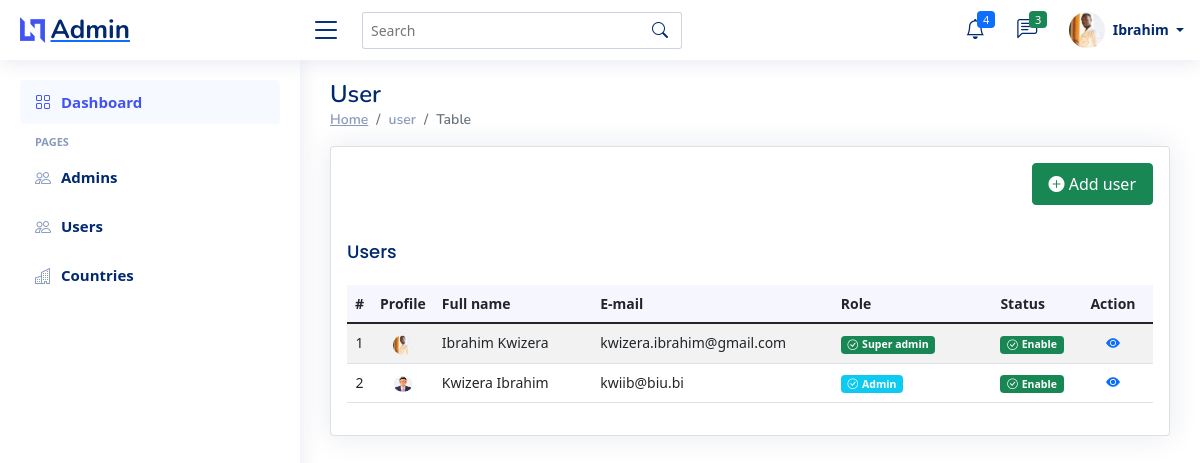
The page /admin/index.php?page=pages/users/admins/index (signed in) on the database its author committed.
### tables this page shows
CREATE TABLE `users` (
  `id` int(11) NOT NULL,
  `fname` varchar(100) NOT NULL,
  `lname` varchar(100) NOT NULL,
  `email` varchar(45) NOT NULL,
  `contact_no` varchar(45) NOT NULL,
  `country` varchar(255) NOT NULL,
  `address` text NOT NULL,
  `password` varchar(255) NOT NULL,
  `role_as` tinyint(4) NOT NULL DEFAULT 0,
  `status` tinyint(4) NOT NULL DEFAULT 1,
  `image` varchar(255) NOT NULL DEFAULT 'avatar.jpg',
  `about` text NOT NULL DEFAULT 'Bio.........',
  `created_at` datetime NOT NULL DEFAULT current_timestamp()
);

### functions/fonction.php (called while the page is built, shortened)
<?php
	function getAdmins($table){
		global $con;
		$query = "SELECT * FROM  $table WHERE role_as = 1 OR role_as = 2 ";
		return $query_run= mysqli_query($con,$query);
	}
?>

### admin/pages/users/admins/index.php (the view, shortened to what this page needs)
<div class="pagetitle">
   <h1>User</h1>
   <nav>
      <ol class="breadcrumb">
         <li class="breadcrumb-item"><a href="index.php?page=dashboard">Home</a>
         <li class="breadcrumb-item ">user</li>
         <li class="breadcrumb-item active">Table</li>
      </ol>
   </nav>
</div>
<section class="section dashboard">
      <div class="row">
         <div class="col-lg-12">
            <div class="row">
               <div class="col-12">
                  <div class="card recent-sales overflow-auto">
                     <div class="card-heard mx-3 mt-3">
                        <a class="nav-link collapsed btn btn-success float-end text-white"
                           href="index.php?page=pages/users/admins/create-user">
                           <i class="bi bi-plus-circle-fill"></i> <span>Add user</span>
                        </a>
                     </div>
                     <div class="card-body">
                        <h5 class="card-title">Users</h5>
                        <table class="table table-striped" id="example">
                           <thead>
                              <tr>
                                <th scope="col" width="3%" class="text-center">#</th>
                                <th scope="col" width="7%" class="text-center" >Profile</th>
                                <th scope="col" width="20%"class="">Full name</th>
                                <th scope="col" width="30%"class="">E-mail</th>
                                <th scope="col" width="20%"class="">Role</th>
                                <th scope="col" width="10%"class="">Status</th>
                                <th scope="col" width="10%" class="text-center" >Action </th>
                              </tr>
                           </thead>
                           <tbody>
                              <?php
                                 $users = getAdmins('users');
                                 $count = 1;
                                 if(mysqli_num_rows($users) > 0){
                                    foreach($users as $row){
                                       ?>
                                          <tr>
                                             <td class="text-center"><?= $count ?></td>
                                             <td class="text-center">
                                                <img class="" src="../assets/img/avatars/profile/<?= $row['image'] ?>"
                                                   alt="" height="20" width="20" style="border-radius: 50px;" >
                                             </td>
                                             <td class=""><?= $row['fname']." ".$row['lname'] ?> </td>
                                             <td class=""><?= $row['email'] ?> </td>
                                             <td class="">
                                                <?php
                                                   if($row['role_as'] == 1){
                                                      ?>
                                                         <span class='badge bg-success'><i class="bi bi-check-circle me-1"></i><?= 'Super admin'?></span>
                                                      <?php
                                                   }else if($row['role_as'] == 2){
                                                      ?>
                                                         <span class='badge bg-info'><i class="bi bi-check-circle me-1"></i><?= 'Admin'?></span>
                                                      <?php
                                                   }else{
                                                      ?>
                                                         <span class='badge bg-success'><i class="bi bi-check-circle me-1"></i><?= 'Visitor'?></span>
                                                      <?php
                                                   }
                                                ?>
                                             </td>
                                             <td class="">
                                                <?php
                                                   if($row['status'] == 1){
                                                      ?>
                                                         <span class='badge bg-success'><i class="bi bi-check-circle me-1"></i><?= 'Enable'?></span>
                                                      <?php
                                                   }else{
                                                      ?>
                                                         <span class='badge bg-danger'><i class="bi bi-x-octagon me-1"></i><?= 'Disable'?></span>
                                                      <?php
                                                   }
                                                ?>
                                             </td>
                                             <td class="text-center">
                                                <a class="text-primary text-center"
                                                   href="index.php?page=pages/users/user-profile&id=<?=$row['id'];?>">
                                                      <i class="bi bi-eye-fill"></i>
                                                </a>
                                             </td>
                                          </tr>
                                          <?php $count = $count + 1 ?>
                                       <?php
                                    }
                                 }else{
                                    echo "No Record Found";
                                 }
                              ?>
                           </tbody>
                        </table>
                     </div>
                  </div>
               </div>
            </div>
         </div>
      </div>
</section>

### admin/index.php (shortened to what this page needs)
<?php
   include_once '../config/dbconnection.php';
   include_once '../functions/fonction.php';
?>
<!DOCTYPE html>
<html lang="en">
   <?php include 'includes/head.php' ?>
   <body>
      <?php include 'includes/header.php' ?>
      <?php include 'includes/sidebar.php' ?>
      <main id="main" class="main">
         <?php
            $page = isset($_GET['page']) ? $_GET['page'] : 'dashboard';
            include $page.'.php';
         ?>
      </main>
    </body>
</html>

### admin/includes/head.php (shortened to what this page needs)
<head>
    <link href="../assets/css/bootstrap.min.css" rel="stylesheet">
    <link href="../assets/css/bootstrap-icons.css" rel="stylesheet">
    <link href="../assets/css/boxicons.min.css" rel="stylesheet">
    <link href="../assets/css/quill.snow.css" rel="stylesheet">
    <link href="../assets/css/quill.bubble.css" rel="stylesheet">
    <link href="../assets/css/remixicon.css" rel="stylesheet">
    <link href="../assets/css/style.css" rel="stylesheet">
    <link rel="stylesheet" href="//cdn.jsdelivr.net/npm/alertifyjs@1.13.1/build/css/alertify.min.css"/>
    <link rel="stylesheet" href="//cdn.jsdelivr.net/npm/alertifyjs@1.13.1/build/css/themes/bootstrap.min.css"/>
</head>

### admin/includes/header.php
<header id="header" class="header fixed-top d-flex align-items-center">
   <div class="d-flex align-items-center justify-content-between">
      <a href="index.php?page=dashboard" class="logo d-flex align-items-center">
         <img src="../assets/img/logo.png" alt="">
         <span class="d-none d-lg-block">Admin</span>
      </a>
      <i class="bi bi-list toggle-sidebar-btn"></i>
   </div>
   <div class="search-bar">
      <form class="search-form d-flex align-items-center" method="POST" action="#">
         <input type="text" name="query" placeholder="Search" title="Enter search keyword">
         <button type="submit" title="Search">
            <i class="bi bi-search"></i>
         </button>
      </form>
   </div>
   <?php include 'navbar.php'; ?>
</header>

### admin/includes/navbar.php (shortened to what this page needs)
<nav class="header-nav ms-auto">
   <ul class="d-flex align-items-center">
      <li class="nav-item dropdown">
         <a class="nav-link nav-icon" href="#" data-bs-toggle="dropdown">
            <i class="bi bi-bell"></i>
            <span class="badge bg-primary badge-number">
               4
            </span>
         </a>
      </li>
      <li class="nav-item dropdown">
         <a class="nav-link nav-icon" href="#" data-bs-toggle="dropdown">
            <i class="bi bi-chat-left-text"></i>
            <span class="badge bg-success badge-number">
               3
            </span>
         </a>
      </li>
      <li class="nav-item dropdown pe-3">
         <?php
               if(isset($_SESSION['auth'])){
                  ?>
                     <a class="nav-link nav-profile d-flex align-items-center pe-0" href="#" data-bs-toggle="dropdown">
                        <img src="../assets/img/avatars/profile/<?= $_SESSION['auth_user']['image'] ?>" alt="Profile" class="rounded-circle">
                        <span class="d-none d-md-block dropdown-toggle ps-2">
                           <?= $_SESSION['auth_user']['fname'] ?>
                        </span>
                     </a>
                  <?php
               }
         ?>
      </li>
   </ul>
</nav>

### admin/includes/sidebar.php
<aside id="sidebar" class="sidebar">
   <ul class="sidebar-nav" id="sidebar-nav">
      <li class="nav-item">
         <a class="nav-link " href="index.php?page=dashboard">
            <i class="bi bi-grid"></i>
            <span>Dashboard</span>
         </a>
      </li>
      <li class="nav-heading">Pages</li>
      <li class="nav-item">
         <a class="nav-link collapsed" href="index.php?page=pages/users/admins/index">
            <i class="bi bi-people"></i> <span>Admins</span>
         </a>
      </li>
      <li class="nav-item">
         <a class="nav-link collapsed" href="index.php?page=pages/users/index">
            <i class="bi bi-people"></i> <span>Users</span>
         </a>
      </li>
      <li class="nav-item">
         <a class="nav-link collapsed" href="index.php?page=pages/country/index">
            <i class="bi bi-building"></i> <span>Countries</span>
         </a>
      </li>
   </ul>
</aside>

### assets/css/style.css (style rules this page uses)
:root { scroll-behavior: smooth; }
body { font-family: "Open Sans", sans-serif; background: #f6f9ff; color: #444444; }
a { color: #4154f1; text-decoration: none; }
h1, h2, h3, h4, h5, h6 { font-family: "Nunito", sans-serif; }
#main { margin-top: 60px; padding: 20px 30px; transition: all 0.3s; }
.pagetitle { margin-bottom: 10px; }
.pagetitle h1 { font-size: 24px; margin-bottom: 0; font-weight: 600; color: #012970; }
.card { margin-bottom: 30px; border: none; border-radius: 5px; box-shadow: 0px 0 30px rgba(1, 41, 112, 0.1); }
.card-title { padding: 20px 0 15px 0; font-size: 18px; font-weight: 500; color: #012970; font-family: "Poppins", sans-serif; }
.card-body { padding: 0 20px 20px 20px; }
.breadcrumb { font-size: 14px; font-family: "Nunito", sans-serif; color: #899bbd; font-weight: 600; }
.breadcrumb a { color: #899bbd; transition: 0.3s; }
.breadcrumb .breadcrumb-item::before { color: #899bbd; }
.breadcrumb .active { color: #51678f; font-weight: 600; }
.logo { line-height: 1; }
@media (min-width: 1200px) { .logo { width: 280px; } }
.logo img { max-height: 26px; margin-right: 6px; }
.logo span { font-size: 26px; font-weight: 700; color: #012970; font-family: "Nunito", sans-serif; }
.header { transition: all 0.5s; z-index: 997; height: 60px; box-shadow: 0px 2px 20px rgba(1, 41, 112, 0.1); background-color: #fff; padding-left: 20px; }
.header .toggle-sidebar-btn { font-size: 32px; padding-left: 10px; cursor: pointer; color: #012970; }
.header .search-bar { min-width: 360px; padding: 0 20px; }
.header .search-form { width: 100%; }
.header .search-form input { border: 0; font-size: 14px; color: #012970; border: 1px solid rgba(1, 41, 112, 0.2); padding: 7px 38px 7px 8px; border-radius: 3px; transition: 0.3s; width: 100%; }
.header .search-form button { border: 0; padding: 0; margin-left: -30px; background: none; }
.header .search-form button i { color: #012970; }
.header-nav ul { list-style: none; }
.header-nav > ul { margin: 0; padding: 0; }
.header-nav .nav-icon { font-size: 20px; color: #012970; }
.header-nav .nav-profile { color: #012970; }
.header-nav .nav-profile img { max-height: 36px; }
.header-nav .nav-profile span { font-size: 14px; font-weight: 600; }
.header-nav .badge-number { position: absolute; inset: 4px 6px auto auto; font-weight: normal; font-size: 11px; padding: 3px 6px; }
.sidebar { position: fixed; top: 60px; left: 0; bottom: 0; width: 300px; z-index: 996; transition: all 0.3s; padding: 20px; overflow-y: auto; scrollbar-width: thin; scrollbar-color: #aab7cf transparent; box-shadow: 0px 0px 20px rgba(1, 41, 112, 0.1); background-color: #fff; }
@media (min-width: 1200px) { #main, #footer { margin-left: 300px; } }
.sidebar-nav { padding: 0; margin: 0; list-style: none; }
.sidebar-nav li { padding: 0; margin: 0; list-style: none; }
.sidebar-nav .nav-item { margin-bottom: 5px; }
.sidebar-nav .nav-heading { font-size: 11px; text-transform: uppercase; color: #899bbd; font-weight: 600; margin: 10px 0 5px 15px; }
.sidebar-nav .nav-link { display: flex; align-items: center; font-size: 15px; font-weight: 600; color: #4154f1; transition: 0.3; background: #f6f9ff; padding: 10px 15px; border-radius: 4px; }
.sidebar-nav .nav-link i { font-size: 16px; margin-right: 10px; color: #4154f1; }
.sidebar-nav .nav-link.collapsed { color: #012970; background: #fff; }
.sidebar-nav .nav-link.collapsed i { color: #899bbd; }
.dashboard .recent-sales { font-size: 14px; }
.dashboard .recent-sales .table thead { background: #f6f6fe; }
.dashboard .recent-sales .table thead th { border: 0; }

### rows shown on the page
users: image (picture), fname "Ibrahim", lname "Kwizera", email "kwizera.ibrahim@gmail.com", role_as "Super admin", status 1 (drawn)
users: image (placeholder picture), fname "Kwizera", lname "Ibrahim", email "kwiib@biu.bi", role_as "Admin", status 1 (drawn)

### other values the page prints
$_SESSION['auth_user']['fname'] "Ibrahim"
